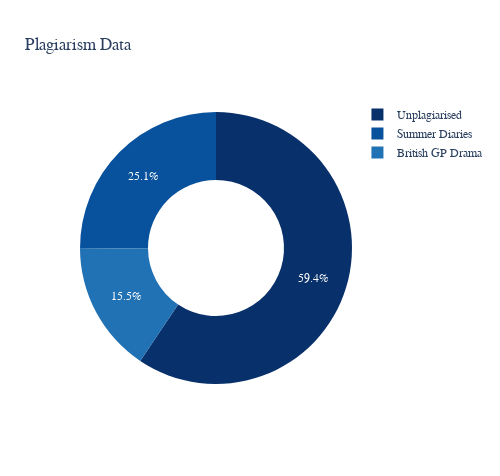

Source (notebook cell):
### Code cell
# Constructing the pie chart
fig = px.pie(df,values='No. of Words', names='Source',
             title = "Plagiarism Data",
             color_discrete_sequence=px.colors.sequential.Blues_r,
             hole=0.5)
fig.update_layout({"height":height*28, "width":500, "font":{"family":"sans-serif"}})
fig.show()

### Figure 1 — Plotly figure (JSON) as saved in the notebook; plotly's stock layout.template omitted (floating-point values rounded to 4 significant figures)
{"data": [{"domain": {"x": [0, 1], "y": [0, 1]}, "hole": 0.5, "hovertemplate": "Source=%{label}<br>No. of Words=%{value}<extra></extra>", "labels": ["Unplagiarised", "Summer Diaries", "British GP Drama"], "legendgroup": "", "name": "", "showlegend": true, "type": "pie", "values": [180, 76, 47]}], "layout": {"font": {"family": "sans-serif"}, "height": 476, "legend": {"tracegroupgap": 0}, "piecolorway": ["rgb(8,48,107)", "rgb(8,81,156)", "rgb(33,113,181)", "rgb(66,146,198)", "rgb(107,174,214)", "rgb(158,202,225)", "rgb(198,219,239)", "rgb(222,235,247)", "rgb(247,251,255)"], "title": {"text": "Plagiarism Data"}, "width": 500}}
